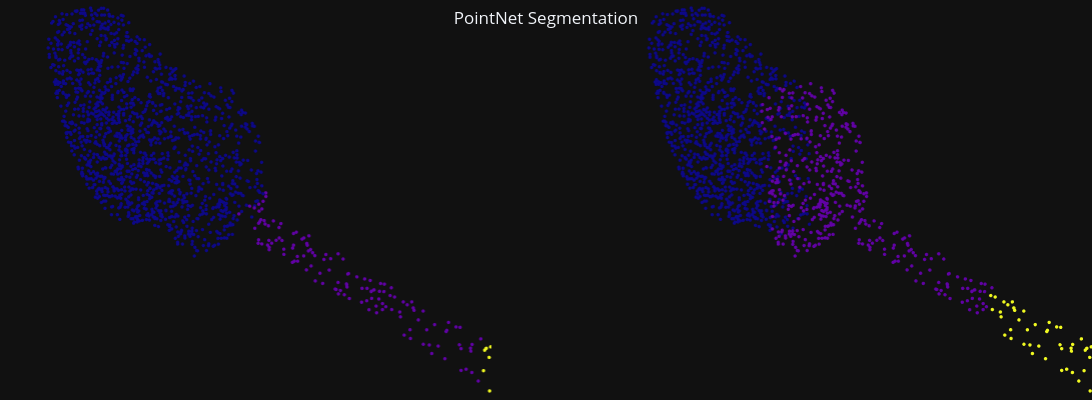

The code cell stored with this chart in its notebook:
### Markdown cell above
## Test on individual items

### Code cell
# Random test sample
test_sample = test_set[np.random.choice(np.arange(len(test_set)))]
batch_dict = collate_fn([test_sample])

# Get model predictions
x = batch_dict['points'].transpose(1, 2).to(device)
model_preds, _ = dense_classifier(x)
pred_part_labels = torch.argmax(model_preds, axis=1).detach().cpu().numpy()[0]

points = test_sample['points']
part_labels = test_sample['seg_labels']


# plot results
fig = make_subplots(rows=1, cols=2, specs=[[{"type": "scatter3d"}, {"type": "scatter3d"}]], column_widths=[0.5, 0.5],
                    subplot_titles=('Part Labels', 'Part Predictions'))

# ground truth part labels
part_label_plots = plot_pc_data3d(x=points[:,0], y=points[:,1], z=points[:,2], apply_color_gradient=False, 
                                  color=PART_COLORS[part_labels - 1], marker_size=2)

# ground truth part labels
pred_part_label_plots = plot_pc_data3d(x=points[:,0], y=points[:,1], z=points[:,2], apply_color_gradient=False, 
                                  color=PART_COLORS[pred_part_labels - 1], marker_size=2)

fig.update_layout(template="plotly_dark", scene=PCD_SCENE, scene2=PCD_SCENE, height = 400, width = 1200,
                title='PointNet Segmentation', title_x=0.5, title_y=0.97, margin=dict(r=0, b=0, l=0, t=0))
fig.add_trace(part_label_plots, row=1, col=1)
fig.add_trace(pred_part_label_plots, row=1, col=2)
fig.show()

### Figure 1 — Plotly figure (JSON) as saved in the notebook; plotly's stock layout.template omitted (floating-point values rounded to 4 significant figures; data arrays with more than 128 entries replaced by an {"elided": "..."} marker saying what was removed)
{"data": [{"hoverinfo": "skip", "marker": {"color": {"elided": "2500 int values"}, "opacity": 1, "size": 2}, "mode": "markers", "scene": "scene", "showlegend": false, "type": "scatter3d", "x": {"elided": "2500 float values"}, "y": {"elided": "2500 float values"}, "z": {"elided": "2500 float values"}}, {"hoverinfo": "skip", "marker": {"color": {"elided": "2500 int values"}, "opacity": 1, "size": 2}, "mode": "markers", "scene": "scene2", "showlegend": false, "type": "scatter3d", "x": {"elided": "2500 float values"}, "y": {"elided": "2500 float values"}, "z": {"elided": "2500 float values"}}], "layout": {"annotations": [{"font": {"size": 16}, "showarrow": false, "text": "Part Labels", "x": 0.225, "xanchor": "center", "xref": "paper", "y": 1, "yanchor": "bottom", "yref": "paper"}, {"font": {"size": 16}, "showarrow": false, "text": "Part Predictions", "x": 0.775, "xanchor": "center", "xref": "paper", "y": 1, "yanchor": "bottom", "yref": "paper"}], "height": 400, "margin": {"b": 0, "l": 0, "r": 0, "t": 0}, "scene": {"aspectmode": "data", "domain": {"x": [0, 0.45], "y": [0, 1]}, "xaxis": {"visible": false}, "yaxis": {"visible": false}, "zaxis": {"visible": false}}, "scene2": {"aspectmode": "data", "domain": {"x": [0.55, 1], "y": [0, 1]}, "xaxis": {"visible": false}, "yaxis": {"visible": false}, "zaxis": {"visible": false}}, "title": {"text": "PointNet Segmentation", "x": 0.5, "y": 0.97}, "width": 1200}}
